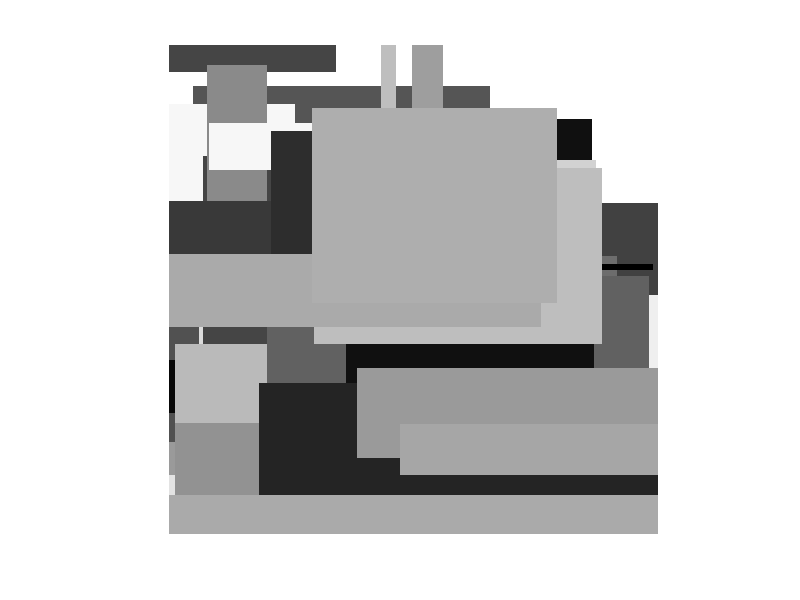
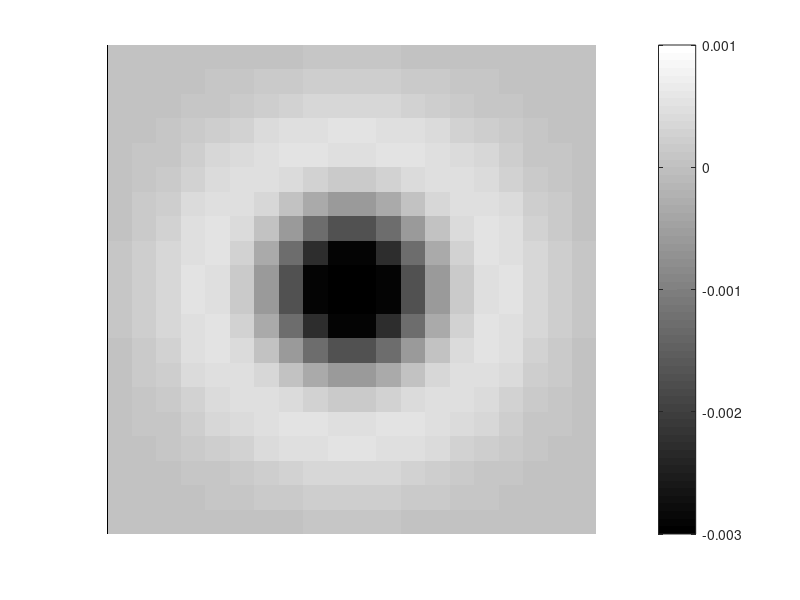

Source code (MATLAB) for these figures, in order: (Note: this script raises an error after producing the figures.)
rng(1);
rect = ones(500,500) * 256;
for i=1:200
    height = randi(300);
    width = randi(300);
    height_max = height + randi(180);
    width_max = height + randi(180);
    intensity=randi([0,255]);
    rect(height:height_max,width:width_max) = intensity;
end
rect = uint8(rect(20:269,20:269));
figure(1);
imshow(rect);

Gaussian = fspecial('gaussian',20,3);
x=conv2(Gaussian, [1 -2 1], 'same');
y=conv2(Gaussian, [1 -2 1]', 'same');
Laplace = x + y;
figure(2);
imshow(Laplace, 'DisplayRange', [-0.003 0.001], 'InitialMagnification', 1000);
colorbar

ZeroCrossingImg = CreateZeroCrossingImage(rect,20,3);
figure(3);
imshow(ZeroCrossingImg);

NoisyRect = rect+uint8(0.1*std(double(rect(:)))*randn(size(rect)));
figure(4);
imshow(NoisyRect);

figure(5);
NoisyZeroCrossingImg = CreateZeroCrossingImage(NoisyRect,20,3);
imshow(NoisyZeroCrossingImg);

figure(6);
NewNoisyZeroCrossingImg = CreateZeroCrossingImage(NoisyRect,40,6);
imshow(NewNoisyZeroCrossingImg);


function img = CreateZeroCrossingImage(Img,Width,Stddev)
    Gaussian = fspecial('gaussian', Width, Stddev);
    x=conv2(Gaussian, [1 -2 1], 'same');
    y=conv2(Gaussian, [1 -2 1]', 'same');
    Laplace = x+y;
    LaplaceImg = conv2(Img, Laplace,'same');
    ShiftLeft=(circshift(LaplaceImg,[0 -1]) .* LaplaceImg)<0;
    ShiftRight=(circshift(LaplaceImg,[0 1]) .* LaplaceImg)<0;
    ShiftUp=(circshift(LaplaceImg,[1 0]) .* LaplaceImg)<0;
    ShiftDown=(circshift(LaplaceImg,[-1 0]) .* LaplaceImg)<0;
    ShiftTopLeft=(circshift(LaplaceImg,[1 -1]) .* LaplaceImg)<0;
    ShiftTopRight=(circshift(LaplaceImg,[1 1]) .* LaplaceImg)<0;
    ShiftBottomLeft=(circshift(LaplaceImg,[-1 -1]) .* LaplaceImg)<0;
    ShiftBottomRight=(circshift(LaplaceImg,[-1 1]) .* LaplaceImg)<0;
    img = ShiftLeft+ShiftRight+ShiftUp+ShiftDown+ShiftTopLeft+ShiftTopRight+ShiftBottomLeft+ShiftBottomRight;
end